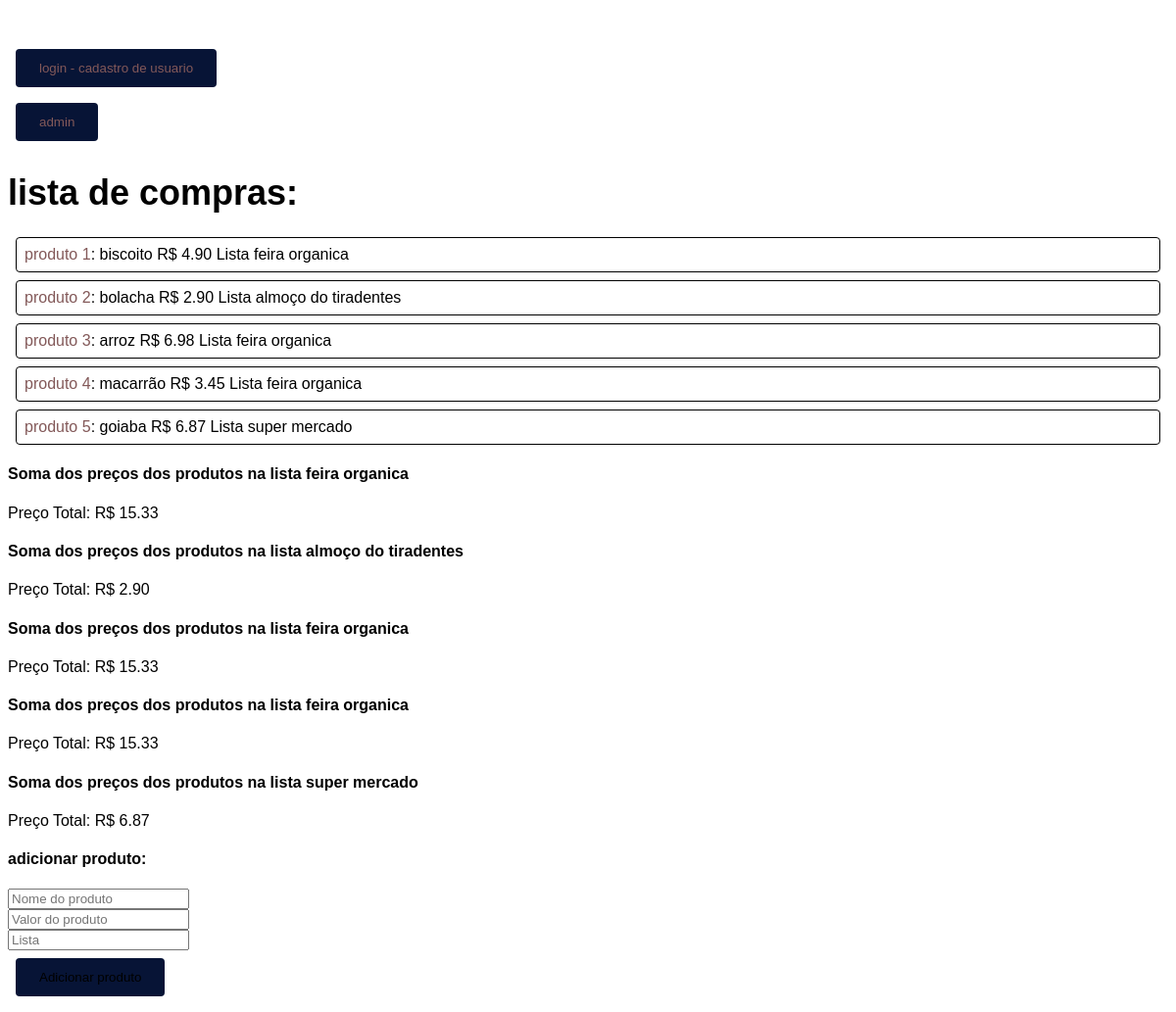
/aplicacao/, run on the app's committed database.
### aplicacao/models.py (models this page shows, shortened)
class Aplicacao(models.Model):
    compra = models.CharField(max_length=64)
    preco = models.DecimalField(max_digits=10, decimal_places=2)
    lista = models.ForeignKey(Lista, on_delete=models.CASCADE)

class Lista(models.Model):
    nome = models.CharField(max_length=64)
    def __str__(self):
        return f"{self.nome}"
    def total(self):
        return sum(item.preco for item in self.aplicacao_set.all())
    total.short_description = "Total"

### aplicacao/views.py (the view)
# urls.py: path('', views.index, name="index"),
def index(request):
    return render(request, "aplicacao/index.html", {
        "aplicacao": Aplicacao.objects.all()
    })

### aplicacao/templates/aplicacao/index.html (shortened to what this page needs)
{% load static %}
<!DOCTYPE html>
<html lang="pt-br">
<head>
</head>
<body>
    <br>
    <ul>
        <button>
            <a href="{% url 'inicio' %}">login - cadastro de usuario</a>
        </button>
        <br>
        <button>
            <a href="http://127.0.0.1:8000/admin/">admin</a>
        </button>
        <br>
        <h1>lista de compras:</h1>
        <ul>
            {% for aplicacao in aplicacao %}
               <li><a href="{% url 'aplicacao' aplicacao.id %}">produto {{ aplicacao.id }}</a>: {{ aplicacao.compra }} R$ {{ aplicacao.preco }} Lista {{ aplicacao.lista }}</li>
            {% endfor %}
        </ul>
        <ul>
            {% for aplicacao in aplicacao %}
                <h4>Soma dos preços dos produtos na lista {{ aplicacao.lista }}</h4>
                <p>Preço Total: R$ {{ aplicacao.lista.total }}</p>
            {% endfor %}
        </ul>
    </ul>
</body>
<h4>adicionar produto:</h4>
<form id="formulario-produto">
    <input type="text" name="nome" placeholder="Nome do produto"> <br>
    <input type="number" step="any" name="valor" placeholder="Valor do produto"> <br>
    <input type="text" name="lista" placeholder="Lista"><br>
    <button type="submit">Adicionar produto</button>
</form>
</html>

### aplicacao/templates/aplicacao/index.html (style rules this page uses)
body { font-family: Arial, sans-serif; }
button { background-color: #071436; padding: 12px 24px; border: none; border-radius: 4px; cursor: pointer; margin: 8px; }
h1 { font-size: 36px; font-weight: bold; }
ul { list-style-type: none; padding: 0; }
li { margin: 8px; padding: 8px; border: 1px solid #000000; border-radius: 4px; }
a { color: #835959; text-decoration: none; }

### data on the page
Aplicacao: id "1", compra "biscoito", preco "4.90", lista "feira organica", lista.total "15.33"
Aplicacao: id "2", compra "bolacha", preco "2.90", lista "almoço do tiradentes", lista.total "2.90"
Aplicacao: id "3", compra "arroz", preco "6.98", lista "feira organica", lista.total "15.33"
Aplicacao: id "4", compra "macarrão", preco "3.45", lista "feira organica", lista.total "15.33"
Aplicacao: id "5", compra "goiaba", preco "6.87", lista "super mercado", lista.total "6.87"
